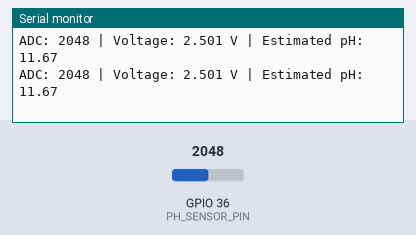
This sketch was run on a simulated ESP32. Shown: the last lines printed to the serial monitor. Inputs (shaded band) come from the test bench; at power-on: GPIO 36 (PH_SENSOR_PIN) = 2048 (analog values on the 0–4095 scale).

Above: at 2.8 s.
2.9 s: GPIO 36 (PH_SENSOR_PIN) set to 2866
At 5.2 s:
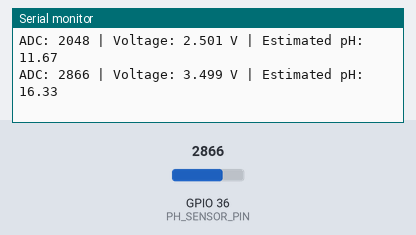
5.6 s: GPIO 36 (PH_SENSOR_PIN) set to 3603
At 6.9 s:
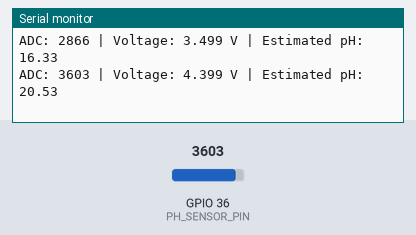
Timing chart, 0 to 8.6 s (numbered marks = the images above; inputs shaded):
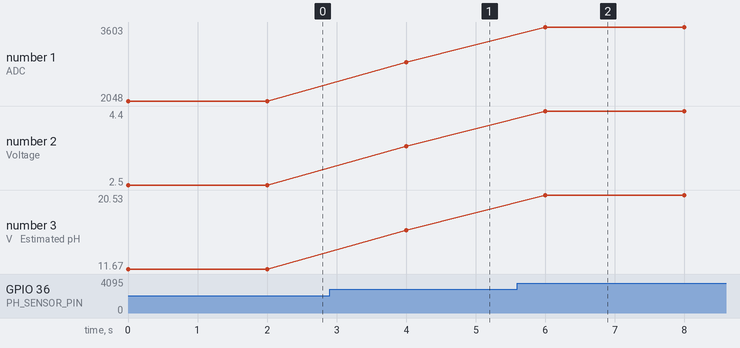

Measured:
- after the input at 2.9 s, the serial monitor: prints a new line after 1.1 s (image 1)
- after the input at 5.6 s, the serial monitor: prints a new line after 0.40 s (image 2)
- plotted number 1: 2048 → 2866 after the input at 2.9 s, 2866 → 3603 after the input at 5.6 s
- plotted number 2: 2.5 → 3.5 after the input at 2.9 s, 3.5 → 4.4 after the input at 5.6 s
- plotted number 3: 11.67 → 16.33 after the input at 2.9 s, 16.33 → 20.53 after the input at 5.6 s

The sketch:

lab07.ino
```cpp
// Develop a program to read the pH value of various substances like milk, lime, and water.

#define PH_SENSOR_PIN 36 // GPIO36 (VP on ESP32)

void setup() {
	Serial.begin(115200);
	analogReadResolution(12); // 12-bit ADC (0–4095)
}

void loop() {
	int adc_value = analogRead(PH_SENSOR_PIN); // Read raw ADC value
	float voltage = (adc_value * 5.0) / 4095.0; // Convert ADC to voltage (0–3.3V)

	// Assume pH sensor gives 0V = pH 0 and 3.0V = pH 14 (standard range)
	float pH_value = (voltage / 3.0) * 14.0; // Linear mapping to pH

	Serial.print("ADC: ");
	Serial.print(adc_value);
	Serial.print(" | Voltage: ");
	Serial.print(voltage, 3);
	Serial.print(" V | Estimated pH: ");
	Serial.println(pH_value, 2);

	delay(2000); // Read every 2 seconds
}
```
